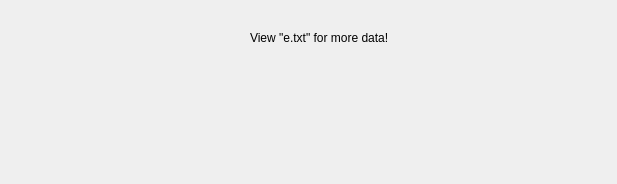
<?xml version="1.0" encoding="UTF-8"?>
<ui version="4.0">
 <class>Dialog</class>
 <widget class="QDialog" name="Dialog">
  <property name="geometry">
   <rect>
    <x>0</x>
    <y>0</y>
    <width>617</width>
    <height>184</height>
   </rect>
  </property>
  <property name="windowTitle">
   <string>Dialog</string>
  </property>
  <widget class="QLabel" name="label">
   <property name="geometry">
    <rect>
     <x>250</x>
     <y>30</y>
     <width>291</width>
     <height>16</height>
    </rect>
   </property>
   <property name="text">
    <string>View &quot;e.txt&quot; for more data!</string>
   </property>
  </widget>
 </widget>
 <resources/>
 <connections/>
</ui>
